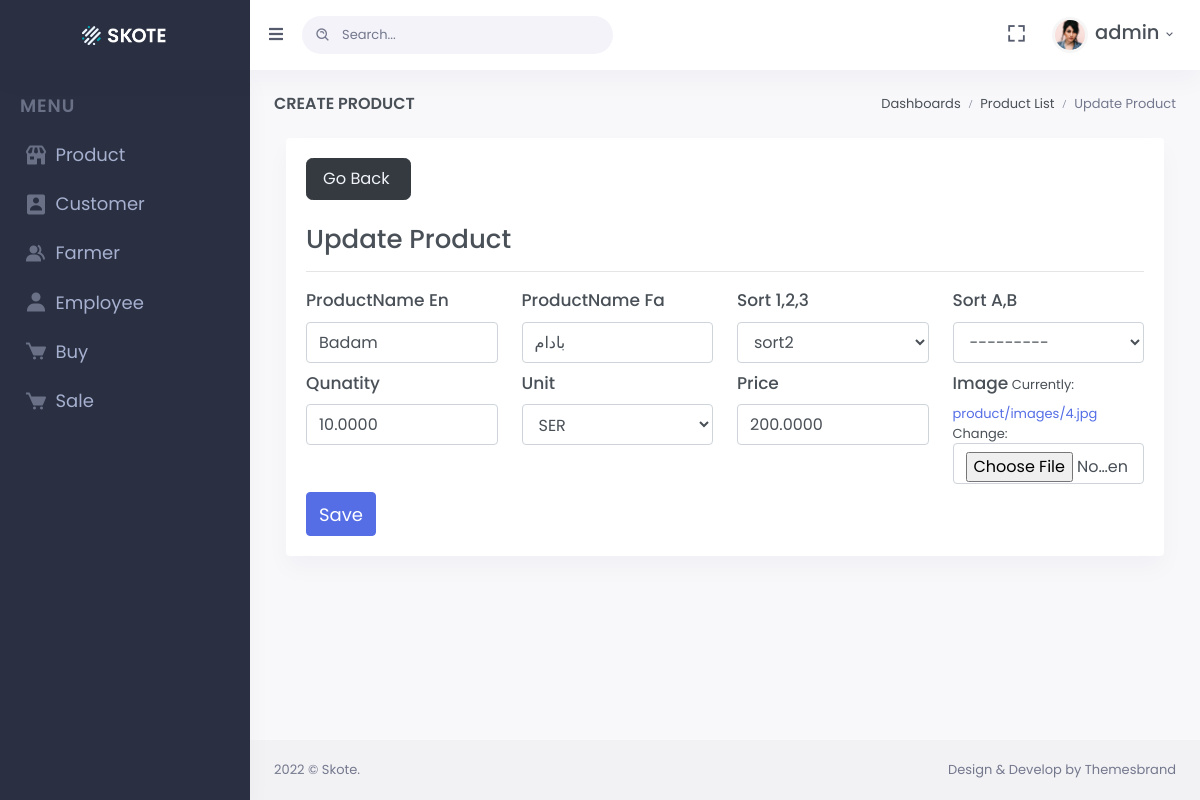
The app's page /product/4/update/ (signed in) with its own data.
### accounts/models.py (models this page shows)
class User(AbstractUser):
    username = models.CharField(max_length=200, unique=True)
    email = models.EmailField(max_length=200, unique=True)

### products/models.py (models this page shows, shortened)
class Product(models.Model):
    QUALITIES =(
        ('sort1','sort1'),
        ('sort2', 'sort2'),
        ('sort3','sort3'),
    )
    QUALITIES1 = (
        ('sortA', 'sortA'),
        ('sortB', 'sortB'),
    )
    UNITE = (
        ('KG','KG'),
        ('SER', 'SER'),
        ('MANN','MANN'),
        ('CARTOON', 'CARTOON'),
    )
    product_name_en = models.CharField(max_length=200, verbose_name="Product Name / English")
    product_name_fa = models.CharField(max_length=200, verbose_name="Product Name / Dari")
    quality = models.CharField(max_length=20, choices=QUALITIES, default= 'sort1')
    quality1 = models.CharField(max_length=20, choices=QUALITIES1, null=True, blank=True)
    quantity = models.DecimalField(default=0, decimal_places=4, max_digits=10)
    unite = models.CharField(max_length=20, choices=UNITE, default="KG")
    price = models.DecimalField(decimal_places=4, max_digits=10, default=0)
    total_price = models.DecimalField(decimal_places=4,max_digits=10,default=0)
    photo = models.ImageField(upload_to='product/images', default='product.jpg')
    store_date = models.DateField(auto_now=True)

### products/views.py (the view)
def product_update_view(request,pk):
    products = Product.objects.get(pk=pk)
    if request.method == 'POST':
        forms = ProductForm(request.POST, request.FILES ,nstance=products)
        if forms.is_valid():
            forms.save()
            messages.success(request,"product updated successfully")
            return redirect("product-list")
    else:
        forms = ProductForm(instance=products)
    context = {
        "products": products,
        "forms": forms
    }
    return render(request,"products/product_form.html", context)

### products/forms.py
class ProductForm(forms.ModelForm):
    class Meta:
        model = Product
        fields = "__all__"
        exclude = ['total_price']

### products/templates/products/product_form.html (shortened to what this page needs)
{% extends 'base.html' %}
{% load static %}
{% load widget_tweaks %}
{% block page_title %}
Create Product
{% endblock page_title %}
{% block breadcrumb %}
<ol class="breadcrumb m-0">
    <li class="breadcrumb-item"><a href="javascript: void(0);">Dashboards</a></li>
    <li class="breadcrumb-item"><a href="{% url 'product-list' %}">Product List</a></li>
    {% if products %}
    <li class="breadcrumb-item active">Update Product</li>
    {% else %}
    <li class="breadcrumb-item active">Create Product</li>
    {% endif %}
</ol>{% endblock breadcrumb %}
{% block content %}
{% include 'links/css/css.html' %}
<div class="container-fluid">
    <div class="row">
        <div class="col-xl-12">
            <div class="card">
            <div class="card-body">
                <div>
                    <a href="{% url 'product-list' %}" class="btn btn-dark btn-lg mb-4">Go Back
                    </a>
                </div>
                {% if products %}
                <h2 class="mb-2">Update Product</h2>
                {% else %}
                <h2 class="mb-2">Create New Product</h2>
                {% endif %}
                <hr>
                <form action="" method="POST" enctype="multipart/form-data">
                    <div class="row">
                        <div class="col-lg-3">
                            <label for="" class="font-size-17">ProductName En</label>
                            {% render_field forms.product_name_en class="form-control font-size-16" placeholder="Ali" %}
                        </div>
                        <div class="col-lg-3">
                            <label for="" class="font-size-17">ProductName Fa</label>
                            {% render_field forms.product_name_fa class="form-control font-size-16" placeholder="Karimi" %}
                        </div>
                        <div class="col-lg-3">
                            <label for="" class="font-size-17">Sort 1,2,3</label>
                            {% render_field forms.quality class="form-control font-size-16" placeholder="Type your phone number" %}
                        </div>
                        <div class="col-lg-3">
                            <label for="" class="font-size-17">Sort A,B</label>
                            {% render_field forms.quality1 class="form-control font-size-16" placeholder="Your national cart ID" %}
                        </div>
                    </div>
                    <div class="row mt-2">
                        <div class="col-lg-3">
                            <label for="" class="font-size-17">Qunatity</label>
                            {% render_field forms.quantity class="form-control font-size-16"  %}
                        </div>
                        <div class="col-lg-3">
                            <label for="" class="font-size-17">Unit</label>
                            {% render_field forms.unite  class="form-control font-size-16"  %}
                        </div>
                        <div class="col-lg-3">
                            <label for="" class="font-size-17">Price</label>
                            {% render_field forms.price class="form-control font-size-16" placeholder="Employee Address" %}
                        </div>
                        <div class="col-lg-3">
                            <label for="" class="font-size-17">Image</label>
                            {% render_field forms.photo class="form-control font-size-16"  %}
                        </div>
                    </div>
                    <button class="btn btn-primary btn-md font-size-18 mt-2">Save</button>
                </form>
            </div>
            </div>
         </div>
        </div>
    </div>
</div>
{% endblock content %}

### templates/components/navbar.html (shortened to what this page needs)
{% load static  %}
<header id="page-topbar">
    <div class="navbar-header">
        <div class="d-flex">
            <div class="navbar-brand-box">
                <a href="index.html" class="logo logo-light">
                    <span class="logo-lg">
                        <img src="assets/images/logo-light.png" alt="" height="19">
                    </span>
                </a>
            </div>
            <button type="button" class="btn btn-sm px-3 font-size-16 header-item waves-effect" id="vertical-menu-btn">
                <i class="fa fa-fw fa-bars"></i>
            </button>
            <form class="app-search d-none d-lg-block">
                <div class="position-relative">
                    <input type="text" class="form-control" placeholder="Search...">
                    <span class="bx bx-search-alt"></span>
                </div>
            </form>
        </div>
        <div class="d-flex">
            <div class="dropdown d-none d-lg-inline-block ml-1">
                <button type="button" class="btn header-item noti-icon waves-effect" data-toggle="fullscreen">
                    <i class="bx bx-fullscreen"></i>
                </button>
            </div>
            <div class="dropdown d-inline-block">
                <button type="button" class="btn header-item waves-effect" id="page-header-user-dropdown"
                    data-toggle="dropdown" aria-haspopup="true" aria-expanded="false">
                    <img class="rounded-circle header-profile-user" src="{% static 'assets/images/users/avatar-1.jpg' %}"
                        alt="Header Avatar">
                    <span class="d-none d-xl-inline-block ml-1" key="t-henry">  <h4>{{ request.user  }} </h4> </span>
                    <i class="mdi mdi-chevron-down d-none d-xl-inline-block"></i>
                </button>
            </div>
        </div>
    </div>
</header>

### records on screen
User: user "admin"
Product: product_name_en "Badam", product_name_fa "بادام", quality "sort2", quality1 "---------", quantity "10.0000", unite "SER", price "200.0000"
